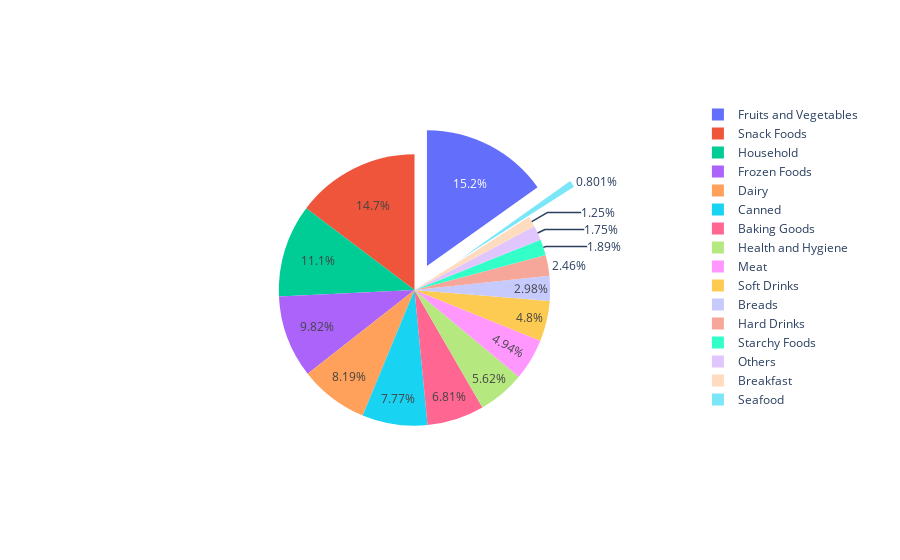

The cell this chart's notebook holds for it:
### Code cell
fig = go.Figure(data=[go.Pie(labels=['Fruits and Vegetables', 'Snack Foods','Household ','Frozen Foods'
                                     ,'Dairy ', 'Canned','Baking Goods','Health and Hygiene','Meat', 'Soft Drinks',
                                     'Breads','Hard Drinks','Starchy Foods', 'Others','Breakfast','Seafood'] ,
                             values= df2,
                             pull=[0.2, 0, 0, 0,0,0,0,0,0,0,0,0,0,0,0,0.4])])
fig.show()

### Figure 1 — Plotly figure (JSON) as saved in the notebook; plotly's stock layout.template omitted (floating-point values rounded to 4 significant figures)
{"data": [{"labels": ["Fruits and Vegetables", "Snack Foods", "Household ", "Frozen Foods", "Dairy ", "Canned", "Baking Goods", "Health and Hygiene", "Meat", "Soft Drinks", "Breads", "Hard Drinks", "Starchy Foods", "Others", "Breakfast", "Seafood"], "pull": [0.2, 0, 0, 0, 0, 0, 0, 0, 0, 0, 0, 0, 0, 0, 0, 0.4], "type": "pie", "values": [2820000.0, 2733000.0, 2055000.0, 1826000.0, 1523000.0, 1444000.0, 1266000.0, 1045000.0, 917600.0, 892900.0, 553200.0, 457800.0, 351400.0, 325500.0, 232300.0, 148900.0]}], "layout": {}}
